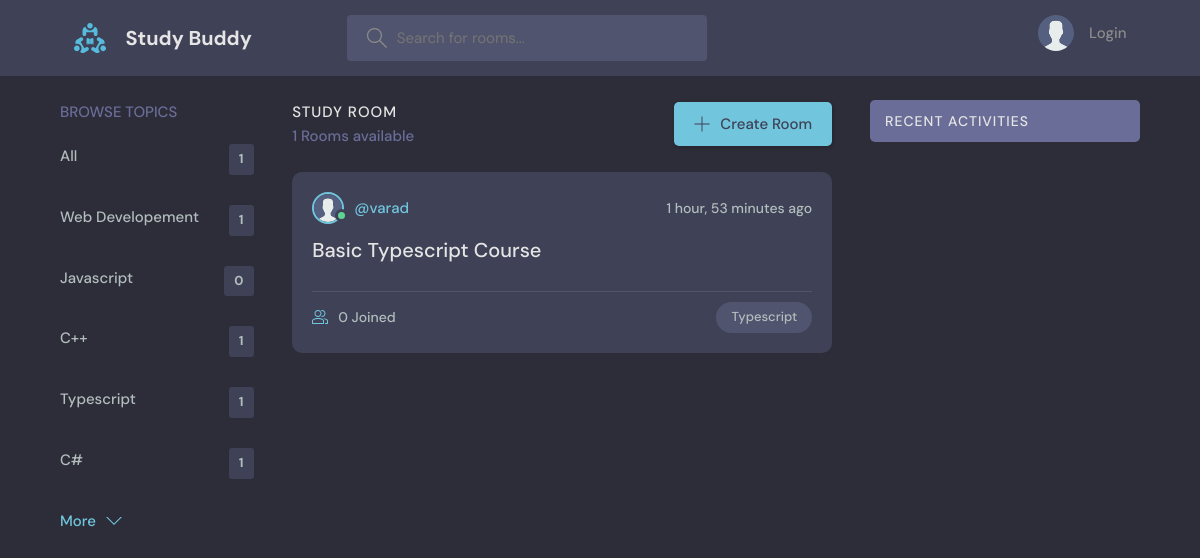
The app's page /?q=Typescript with its own data.
### base/models.py (models this page shows, shortened)
class Topic(models.Model):
    name = models.CharField(max_length=200)

class Room(models.Model):
    host = models.ForeignKey(User, on_delete=models.SET_NULL, null=True)
    topic = models.ForeignKey(Topic, on_delete=models.SET_NULL, null=True)
    name = models.CharField(max_length=200)
    description = models.TextField(null=True, blank=True)
    participants = models.ManyToManyField(User, related_name='participants', blank=True)
    updated = models.DateTimeField(auto_now=True)
    created = models.DateTimeField(auto_now_add=True)
    class Meta:
        ordering = ['-updated', '-created']

class User(AbstractUser):
    name = models.CharField(max_length=100, null=True)
    email = models.EmailField(unique=True, null=True)
    bio = models.TextField(null=True)
    avatar = models.ImageField(null=True, default="avatar.svg")
    USERNAME_FIELD = 'email'
    REQUIRED_FIELDS = []

### base/views.py (the view)
# urls.py: path('', views.home, name='home'),
def home(request):
    q = request.GET.get('q') if request.GET.get('q') != None else ''
    rooms = Room.objects.filter(
        Q(topic__name__icontains = q) |
        Q(name__icontains=q) |
        Q(description__icontains=q)
    )
    room_count = rooms.count()
    topics = Topic.objects.all()[0:5]
    room_messages = Message.objects.filter(Q(room__topic__name__icontains=q) | Q(room__name__icontains=q))
    context = {'rooms':rooms, 'topics' : topics,
                'room_count': room_count,
                'room_messages': room_messages}
    return render(request, 'base/home.html', context)

### base/templates/base/home.html (shortened to what this page needs)
{%extends 'main.html'%}
{%block content%}
{%load static%}
    <main class="layout layout--3">
      <div class="container">
        {%include 'base/topics_component.html'%}
        <div class="roomList">
          <div class="roomList__header">
            <div>
              <h2>Study Room</h2>
              <p>{{room_count}} Rooms available</p>
            </div>
            <a class="btn btn--main" href="{%url 'create-room'%}">
              <svg version="1.1" xmlns="http://www.w3.org/2000/svg" width="32" height="32" viewBox="0 0 32 32">
                <title>add</title>
                <path
                  d="M16.943 0.943h-1.885v14.115h-14.115v1.885h14.115v14.115h1.885v-14.115h14.115v-1.885h-14.115v-14.115z"
                ></path>
              </svg>
              Create Room
            </a>
          </div>
          {%include 'base/feed_component.html'%}
        </div>
        {%include 'base/activity_component.html'%}
      </div>
    </main>
{%endblock%}

### base/templates/base/topics_component.html
<div class="topics">
    <div class="topics__header">
      <h2>Browse Topics</h2>
    </div>
    <ul class="topics__list">
      <li>
        <a href="{% url 'home' %}">All<span>{{room_count}}</span></a>
      </li>
      {% for topic in topics%}
        <li>
            <a href="{% url 'home' %}?q={{topic.name}}">{{topic.name}}<span>{{topic.room_set.all.count}}</span></a>
        </li>
      {%endfor%}
    </ul>
    <a class="btn btn--link" href="{%url 'topics'%}">
      More
      <svg version="1.1" xmlns="http://www.w3.org/2000/svg" width="32" height="32" viewBox="0 0 32 32">
        <title>chevron-down</title>
        <path d="M16 21l-13-13h-3l16 16 16-16h-3l-13 13z"></path>
      </svg>
    </a>
  </div>

### base/templates/base/feed_component.html (shortened to what this page needs)
{% for room in rooms %}
<div class="roomListRoom">
  <div class="roomListRoom__header">
    <a href="{%url 'user-profile' room.host.id%}" class="roomListRoom__author">
      <div class="avatar avatar--small active">
        <img src="{{room.host.avatar.url}}" />
      </div>
      <span>@{{room.host.username}}</span>
    </a>
    <div class="roomListRoom__actions">
      <span>{{room.created | timesince}} ago</span>
    </div>
  </div>
  <div class="roomListRoom__content">
    <a href="{% url 'room_p' room.id %}">{{room.name}}</a>
  </div>
  <div class="roomListRoom__meta">
    <a href="{% url 'room_p' room.id %}" class="roomListRoom__joined">
      {{room.participants.all.count}} Joined
    </a>
    <p class="roomListRoom__topic">{{room.topic.name}}</p>
  </div>
</div>
{% endfor %}

### static/styles/style.css (style rules this page uses)
:root { --color-main: #71c6dd; --color-main-light: #e1f6fb; --color-dark: #3f4156; --color-dark-medium: #51546e; --color-dark-light: #696d97; --color-light: #e5e5e5; --color-gray: #8b8b8b; --color-light-gray: #b2bdbd; --color-bg: #2d2d39; --color-success: #5dd693; --color-error: #fc4b0b; }
* { font-family: "DM Sans", -apple-system, BlinkMacSystemFont, "Segoe UI", Roboto, Oxygen, Ubuntu, Cantarell, "Open Sans", "Helvetica Neue", sans-serif; margin: 0; padding: 0; box-sizing: border-box; text-rendering: optimizeLegibility; font-size: inherit; }
html { font-size: 56.25%; }
@media only screen and (min-width: 1200px) { html { font-size: 62.5%; } }
body { line-height: 1.6; font-weight: 400; font-size: 1.5rem; color: var(--color-light-gray); background-color: var(--color-bg); min-height: 100vh; }
img { width: 100%; }
a { display: inline-block; color: var(--color-main); text-decoration: none; }
.container { max-width: 120rem; width: 90%; margin: auto; }
.btn { background-color: transparent; border: none; display: inline-flex; align-items: center; gap: 1rem; cursor: pointer; transition: all ease-in-out 0.3s; padding: 1rem 2rem; border-radius: 5px; box-shadow: 1px 1px 3px 1px rgba(0, 0, 0, 0.15); font-weight: 500; }
.btn--link { border-radius: 0; padding: 0; color: var(--color-main); box-shadow: none; }
.btn--main { background-color: var(--color-main); color: var(--color-dark); }
.btn > svg { fill: currentColor; width: 1.6rem; height: 1.6rem; }
.avatar { position: relative; display: inline-block; border-radius: 50%; border: 2px solid var(--color-main); }
.avatar img { display: block; border-radius: 50%; object-fit: cover; object-position: center; }
.avatar::after { content: ""; display: block; position: absolute; background-color: var(--color-gray); z-index: 111; border-radius: 50%; border: 0.3rem solid var(--color-dark); }
.avatar.active::after { background-color: var(--color-success); }
.avatar.avatar--small img { width: 2.8rem; height: 2.8rem; }
.avatar.avatar--small:after { width: 0.7rem; height: 0.7rem; bottom: 0px; right: -6px; }
.layout { margin-top: 2.4rem; }
.layout > .container { display: flex; justify-content: space-between; align-items: flex-start; }
.layout--3 > .container > div:first-child { flex-basis: 18%; max-width: 22.5rem; }
.layout--3 > .container > div:nth-child(2) { flex-basis: 50%; }
.topics__header { margin-bottom: 2rem; }
.topics__header h2 { text-transform: uppercase; font-weight: 500; color: var(--color-dark-light); }
.topics__list { list-style: none; }
.topics__list li a { display: flex; justify-content: space-between; margin-bottom: 3rem; font-weight: 500; color: var(--color-light-gray); transition: all 0.3s ease-in-out; }
.topics__list li a span { padding: 0.5rem 1rem; background-color: var(--color-dark); border-radius: 3px; font-size: 1.3rem; font-weight: 700; letter-spacing: 1px; }
.roomList__header { display: flex; justify-content: space-between; align-items: center; margin-bottom: 2.4rem; }
.roomList__header h2 { text-transform: uppercase; font-weight: 500; color: var(--color-light); letter-spacing: 1px; }
.roomList__header p { font-weight: 500; color: var(--color-dark-light); }
.roomListRoom { margin-bottom: 2.4rem; background-color: var(--color-dark); border-radius: 1rem; padding: 2rem; }
.roomListRoom__header { display: flex; justify-content: space-between; align-items: center; }
.roomListRoom__author { font-weight: 500; display: flex; align-items: center; gap: 1rem; }
.roomListRoom__actions { display: flex; align-items: flex-start; gap: 1rem; position: relative; }
.roomListRoom__actions span { font-size: 1.4rem; font-weight: 500; }
.roomListRoom__content { margin: 1rem 0; }
.roomListRoom__content a { font-size: 2rem; font-weight: 500; margin-bottom: 1.5rem; color: var(--color-light); transition: all 0.3s ease-in-out; }
.roomListRoom__meta { border-top: 1px solid var(--color-dark-medium); padding-top: 1rem; display: flex; align-items: center; justify-content: space-between; }
.roomListRoom__joined { color: var(--color-light-gray); display: flex; align-items: center; gap: 1rem; font-size: 1.4rem; font-weight: 500; }
.roomListRoom__joined svg { fill: var(--color-main); width: 1.6rem; height: 1.6rem; }
.roomListRoom__topic { padding: 5px 1.5rem; background-color: var(--color-dark-medium); border-radius: 5rem; font-weight: 500; font-size: 1.3rem; }

### records on screen
Topic: name "Web Developement", room_set.all.count "1"
Topic: name "Javascript", room_set.all.count "0"
Topic: name "C++", room_set.all.count "1"
Topic: name "Typescript", room_set.all.count "1"
Topic: name "C#", room_set.all.count "1"
Room: host.avatar (placeholder picture), host.username "varad", created "1 hour, 53 minutes", name "Basic Typescript Course", participants.all.count "0", topic.name "Typescript"

### other values on screen
{{ room_count }} "1"
